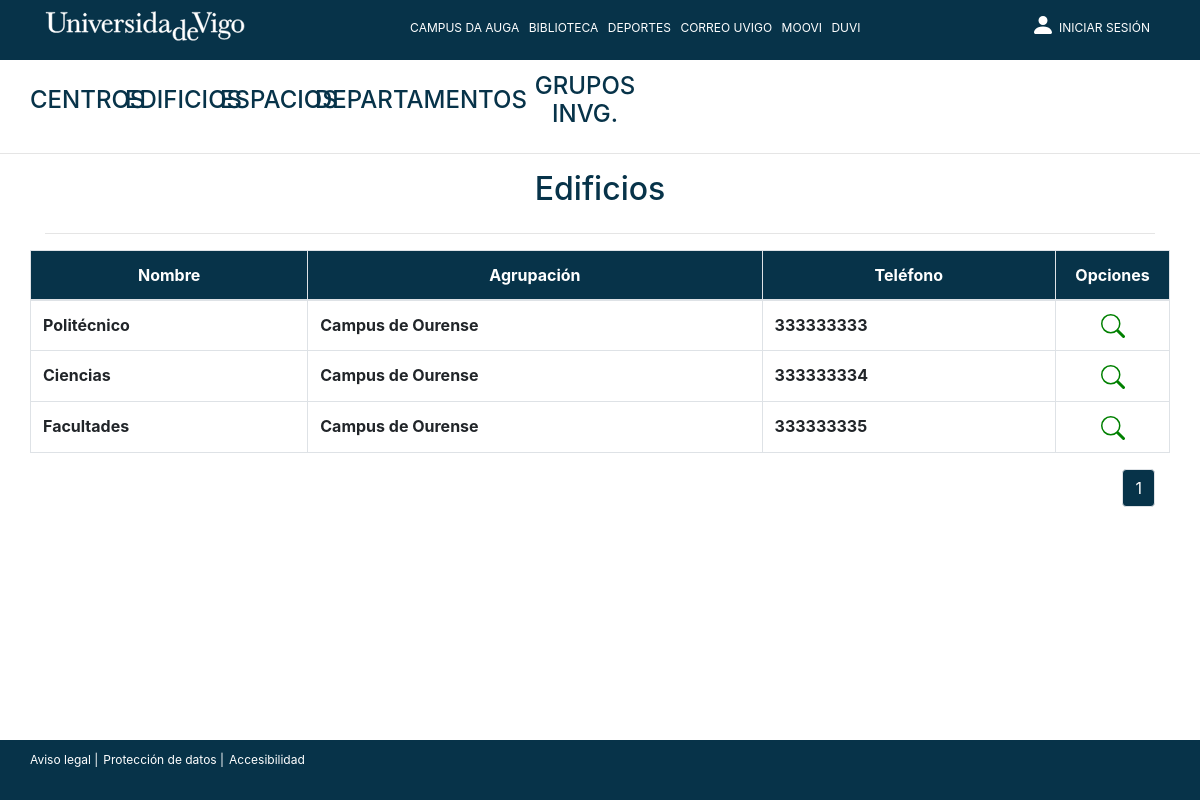
/Controllers/Edificio_Controller.php?action=showall&agrupacion_id=1, run on the app's committed database.
### tables this page shows
CREATE TABLE `edificio` (
	`edificio_id` int NOT NULL AUTO_INCREMENT,
	`nombre_edif` VARCHAR(70) NOT NULL,
	`direccion_edif` VARCHAR(50) NOT NULL,
	`telef_edif` int NOT NULL,
	`num_plantas` int NOT NULL,
	`agrup_edificio` int,
	PRIMARY KEY (`edificio_id`)
);

CREATE TABLE `agrupacion_edificio` (
	`agrup_id` int NOT NULL AUTO_INCREMENT,
	`nombre_agrup` VARCHAR(50) NOT NULL,
	`ubicacion_agrup` VARCHAR(100) NOT NULL,
	PRIMARY KEY (`agrup_id`)
);

### Models/EDIFICIO_Model.php (called while the page is built, shortened)
<?php
include_once 'Access_DB.php';
class EDIFICIO_Model{
    private $db;
    var $agrup_edificio;
    function __construct($edificio_id,
                         $nombre_edif,
                         $direccion_edif,
                         $telef_edif,
                         $num_plantas,
                         $agrup_edificio){
        $this->agrup_edificio = $agrup_edificio;
        $this->db = PDOConnection::getInstance();
    }
    function devolverNumeroEdificioAgrupacion(){
        $stmt = $this->db->prepare("SELECT *
                                                FROM edificio
                                                WHERE agrup_edificio = ?");
        $stmt->execute(array($this->getAgrup_edificio()));
        $resultado = $stmt->fetchAll(PDO::FETCH_ASSOC);
        if($resultado != null){
            return count($resultado);
        }else {
            return  0;
        }
    }
    function devolverEdificiosPorAgrupacion(){
        $stmt = $this->db->prepare("SELECT *
                                                FROM edificio
                                                WHERE agrup_edificio = ?");
        $stmt->execute(array($this->getAgrup_edificio()));
        $resultado = $stmt->fetchAll(PDO::FETCH_ASSOC);
        if($resultado != null){
            return $resultado;
        }else {
            return  0;
        }
    }
    function getAgrup_edificio(){
        return $this->agrup_edificio;
    }
}
?>

### Models/Access_DB.php (called while the page is built)
<?php
class PDOConnection
{
    private static $dbhost = "127.0.0.1";
    private static $dbname = "hauga";
    private static $dbuser = "admin_hauga";
    private static $dbpass = "admin_hauga";
    private static $db_singleton = null;
    public static function getInstance()
    {
        if (self::$db_singleton == null) {
            self::$db_singleton = new PDO(
                "mysql:host=" . self::$dbhost . ";dbname=" . self::$dbname . ";charset=utf8",
                self::$dbuser,
                self::$dbpass,
                array(
                    PDO::ATTR_EMULATE_PREPARES => false,
                    PDO::ATTR_ERRMODE => PDO::ERRMODE_EXCEPTION
                )
            );
        }
        return self::$db_singleton;
    }
}
?>

### Models/AGRUPACION_Model.php (called while the page is built, shortened)
<?php
include_once 'Access_DB.php';
class AGRUPACION_Model{
    private $db;
    private $agrup_id;
    function __construct($agrup_id, $nombre_agrup, $ubicacion_agrup)
    {
        $this->agrup_id = $agrup_id;
        $this->db = PDOConnection::getInstance();
    }
    function rellenaDatos(){
        $stmt = $this->db->prepare("SELECT *
                                    FROM agrupacion_edificio
                                    WHERE agrup_id = ?");
        $stmt->execute(array($this->agrup_id));
        $resultado = $stmt->fetch(PDO::FETCH_ASSOC);
        if($resultado != null){
            $this->agrup_id = $resultado["agrup_id"];
            return $resultado;
        } else {
            return 'Error';
        }
    }
}
?>

### Views/EDIFICIO_SHOWALL_View.php (the view, shortened to what this page needs)
<?php
class EDIFICIO_SHOWALL_View
{
    var $arrayEdificios;
    var $agrupacionEdificios;
    function __construct($arrayEdificios, $agrupacionEdificios, $num_pag, $borrado)
    {
        $this->arrayEdificios = $arrayEdificios;
        $this->agrupacionEdificios = $agrupacionEdificios;
        $this->num_pag = $num_pag;
        $this->showall();
    }
    function showall(){
        include '../Views/Header.php';
        ?>
        <div class="container">
            <div class="row align-self-center">
                <div class="col text-left">
                </div>
                <div class="col align-self-center">
                    <h2 class="text-center textoAzul">Edificios</h2>
                </div>
                <div class="col text-right">
                </div>
            </div>
            <?php
                if(sizeof($this->arrayEdificios) == 0){
                    echo "No existen edificios para esta agrupación";
                }
                else{
            ?>
            <hr>
            <div class="row">
                <table class="table table-bordered">
                    <thead>
                    <tr class="text-center" style="color: white;background-color: #073349;">
                        <th scope="col">Nombre</th>
                        <th scope="col">Agrupación</th>
                        <th scope="col">Teléfono</th>
                        <th style="width: 10%" scope="col">Opciones</th>
                    </tr>
                    </thead>
                    <tbody>
                    <?php
                    foreach($this->arrayEdificios as $edificio){?>
                        <tr>
                            <th scope="row"><?=$edificio['nombre_edif']?></th>
                            <th><?=$this->agrupacionEdificios['nombre_agrup']?></th>
                            <th><?=$edificio['telef_edif']?></th>
                            <th style="text-align: center">
                                <a href="../Controllers/Edificio_Controller.php?action=showcurrent&edificio_id=<?=$edificio['edificio_id']?>&agrupacion_id=<?=$this->agrupacionEdificios['agrup_id']?>">
                                </a>
                            </th>
                        </tr>
                        <?php
                    }
                    ?>
                    </tbody>
                </table>
            </div>
            <?php
                }
            ?>
            <div class="row">
                <div class="col">
                    <nav aria-label="paginacion">
                        <ul class="pagination justify-content-end">
                            <?php for ($i = 1; $i < $this->num_pag + 1; $i++){
                                echo '<li class="page-item"><a class="page-link" style="background-color: #073349; color: white" href="../Controllers/Edificio_Controller.php?action=showall&agrupacion_id='.$this->agrupacionEdificios['agrup_id'].'&num_pag='.$i.'">'.$i.'</a></li>';
                            } ?>
                        </ul>
                    </nav>
                </div>
            </div>
        </div>
        <?php
        include '../Views/Footer.php';
    }
}
?>

### libraries/estilos.css (style rules this page uses)
.textoAzul { color: #073349; }

### data on the page
edificio: nombre_edif "Politécnico", agrup_edificio.nombre_agrup "Campus de Ourense", telef_edif "333333333"
edificio: nombre_edif "Ciencias", agrup_edificio.nombre_agrup "Campus de Ourense", telef_edif "333333334"
edificio: nombre_edif "Facultades", agrup_edificio.nombre_agrup "Campus de Ourense", telef_edif "333333335"
